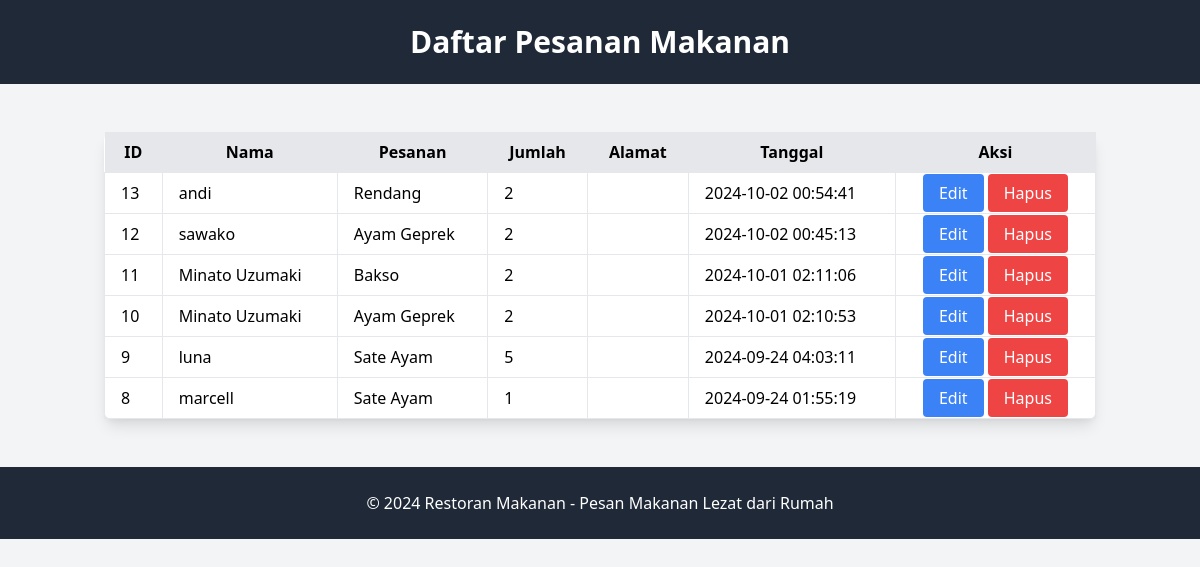
/list_pesan.php, run on the app's committed database.
### tables this page shows
CREATE TABLE `orders_makan` (
  `id` int(11) NOT NULL,
  `nama` varchar(100) NOT NULL,
  `pesanan` varchar(255) NOT NULL,
  `jumlah` int(11) NOT NULL,
  `created_at` timestamp NOT NULL DEFAULT current_timestamp(),
  `total_harga` int(11) NOT NULL,
  `pembayaran` int(11) NOT NULL,
  `kembalian` int(11) NOT NULL
);

### list_pesan.php (the view, shortened to what this page needs)
<?php
require_once('koneksi.php');
$result = $conn->query("SELECT * FROM orders_makan ORDER BY created_at DESC");
?>
<!DOCTYPE html>
<html lang="en">
<head>
    <link href="https://unpkg.com/tailwindcss@2.2.19/dist/tailwind.min.css" rel="stylesheet">
</head>
<body class="font-sans leading-normal tracking-normal bg-gray-100">
    <header class="bg-gray-800 text-white p-6">
        <div class="container mx-auto">
            <h1 class="text-3xl font-bold text-center">Daftar Pesanan Makanan</h1>
        </div>
    </header>
    <div class="container mx-auto px-4 py-12">
        <table class="min-w-full bg-white rounded-lg shadow-lg">
            <thead>
                <tr>
                    <th class="py-2 px-4 bg-gray-200">ID</th>
                    <th class="py-2 px-4 bg-gray-200">Nama</th>
                    <th class="py-2 px-4 bg-gray-200">Pesanan</th>
                    <th class="py-2 px-4 bg-gray-200">Jumlah</th>
                    <th class="py-2 px-4 bg-gray-200">Alamat</th>
                    <th class="py-2 px-4 bg-gray-200">Tanggal</th>
                    <th class="py-2 px-4 bg-gray-200">Aksi</th>
                </tr>
            </thead>
            <tbody>
                <?php while ($row = $result->fetch_assoc()): ?>
                    <tr>
                        <td class="py-2 px-4 border"><?php echo $row['id']; ?></td>
                        <td class="py-2 px-4 border"><?php echo $row['nama']; ?></td>
                        <td class="py-2 px-4 border"><?php echo $row['pesanan']; ?></td>
                        <td class="py-2 px-4 border"><?php echo $row['jumlah']; ?></td>
                        <td class="py-2 px-4 border"><?php echo $row['alamat']; ?></td>
                        <td class="py-2 px-4 border"><?php echo $row['created_at']; ?></td>
                        <td class="py-2 px-4 border text-center">
                            <a href="edit_pesanan.php?id=<?php echo $row['id']; ?>" class="bg-blue-500 text-white px-4 py-2 rounded">Edit</a>
                            <a href="hapus_pesanan.php?id=<?php echo $row['id']; ?>" class="bg-red-500 text-white px-4 py-2 rounded" onclick="return confirm('Apakah Anda yakin ingin menghapus pesanan ini?')">Hapus</a>
                        </td>
                    </tr>
                <?php endwhile; ?>
            </tbody>
        </table>
    </div>
    <footer class="bg-gray-800 text-white p-6">
        <div class="container mx-auto text-center">
            <p>&copy; 2024 Restoran Makanan - Pesan Makanan Lezat dari Rumah</p>
        </div>
    </footer>
</body>
</html>

### data on the page
orders_makan: id "13", nama "andi", pesanan "Rendang", jumlah "2", created_at "2024-10-02 00:54:41"
orders_makan: id "12", nama "sawako", pesanan "Ayam Geprek", jumlah "2", created_at "2024-10-02 00:45:13"
orders_makan: id "11", nama "Minato Uzumaki", pesanan "Bakso", jumlah "2", created_at "2024-10-01 02:11:06"
orders_makan: id "10", nama "Minato Uzumaki", pesanan "Ayam Geprek", jumlah "2", created_at "2024-10-01 02:10:53"
orders_makan: id "9", nama "luna", pesanan "Sate Ayam", jumlah "5", created_at "2024-09-24 04:03:11"
orders_makan: id "8", nama "marcell", pesanan "Sate Ayam", jumlah "1", created_at "2024-09-24 01:55:19"
